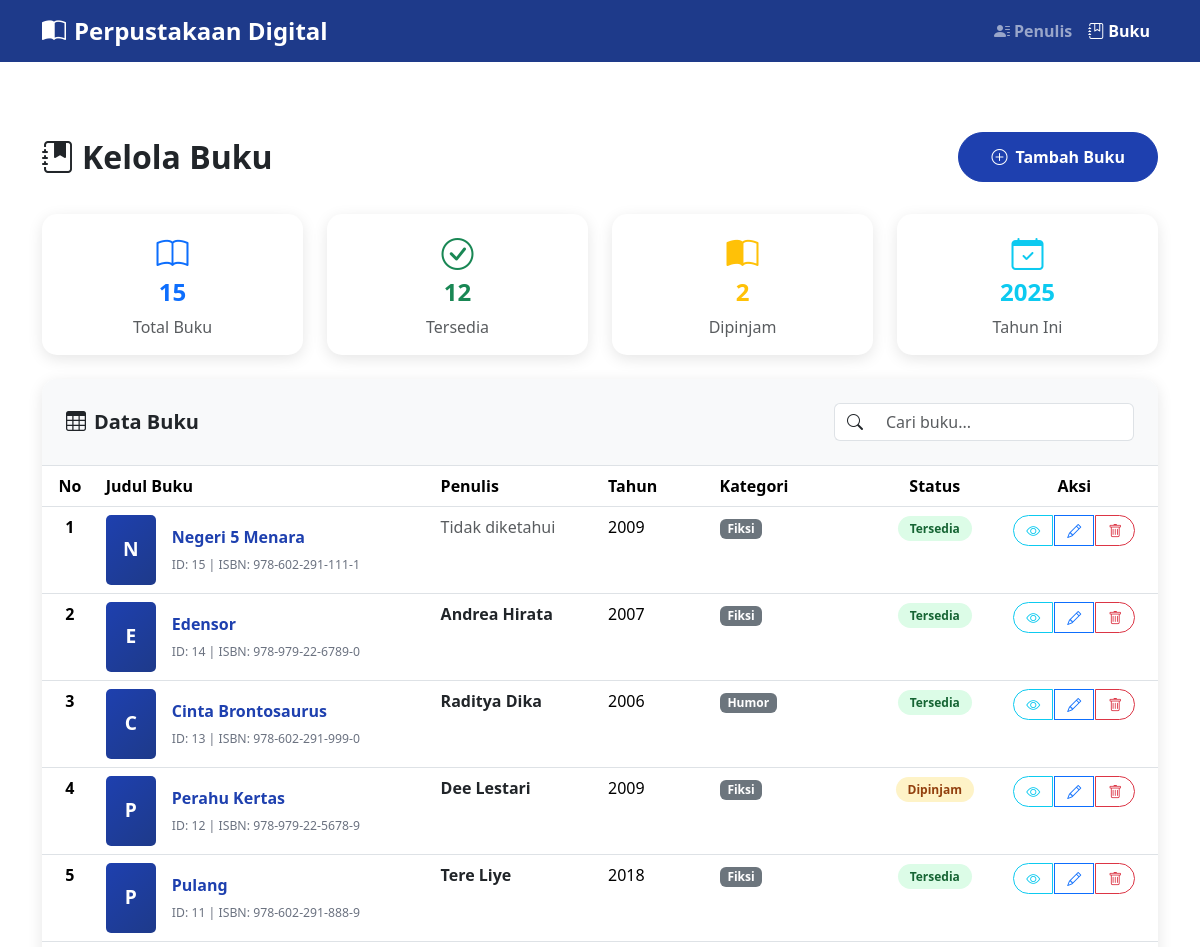
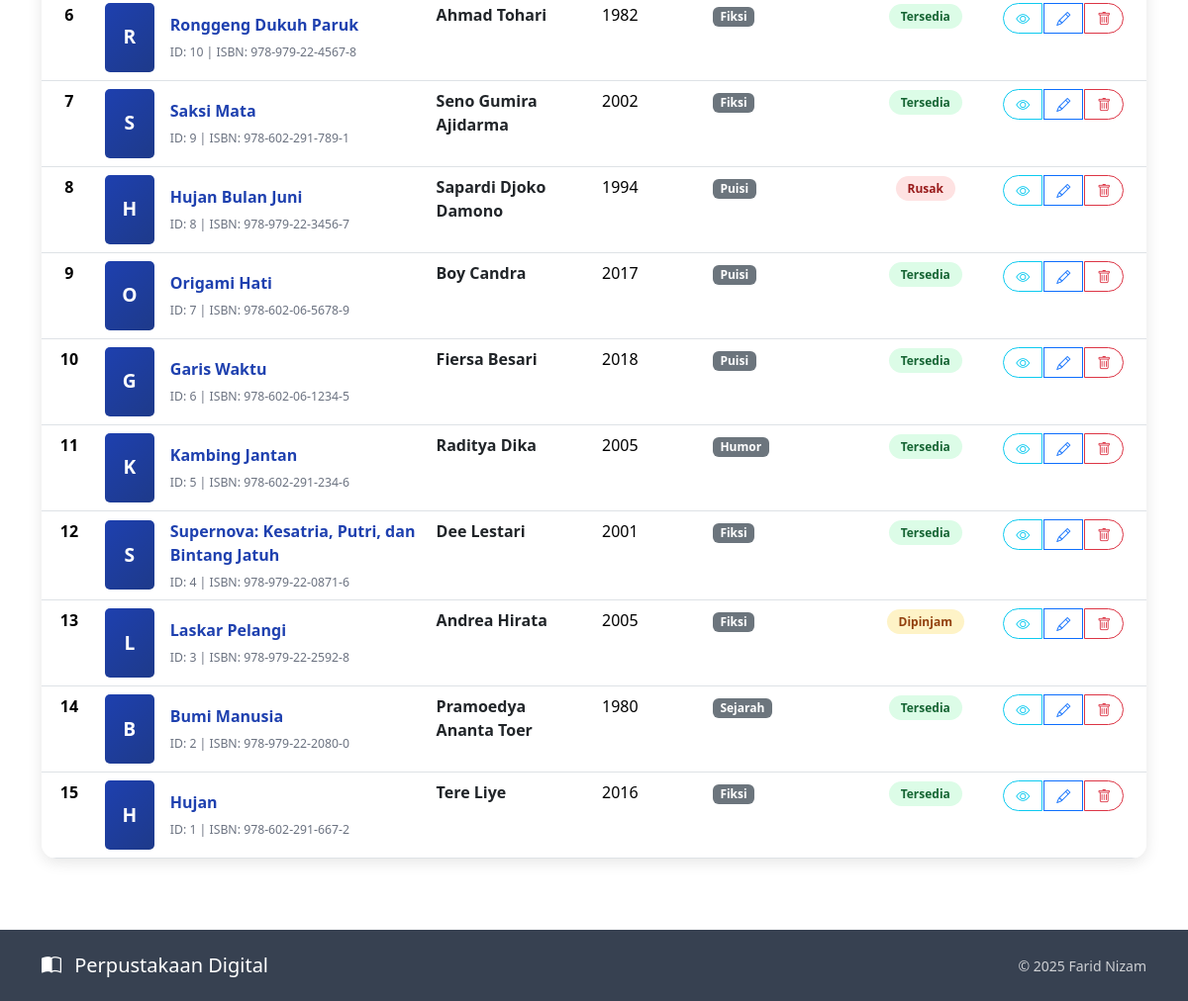
/buku/list.php, run on the app's committed database (2 pictures, top to bottom).
### tables this page shows
CREATE TABLE buku (
    id_buku INT NOT NULL AUTO_INCREMENT,
    judul VARCHAR(200) NOT NULL,
    id_penulis INT DEFAULT NULL,
    isbn VARCHAR(30) DEFAULT NULL,
    tahun_terbit INT DEFAULT NULL,
    kategori VARCHAR(50) DEFAULT NULL,
    penerbit VARCHAR(100) DEFAULT NULL,
    jumlah_halaman INT DEFAULT NULL,
    deskripsi TEXT DEFAULT NULL,
    status ENUM('tersedia','dipinjam','rusak') DEFAULT 'tersedia',
    created_at TIMESTAMP DEFAULT CURRENT_TIMESTAMP,
    updated_at TIMESTAMP DEFAULT CURRENT_TIMESTAMP ON UPDATE CURRENT_TIMESTAMP,
    PRIMARY KEY (id_buku),
    UNIQUE KEY uk_isbn (isbn),
    CONSTRAINT fk_buku_penulis FOREIGN KEY (id_penulis)
        REFERENCES penulis (id_penulis)
        ON DELETE SET NULL
        ON UPDATE CASCADE
);

CREATE TABLE penulis (
    id_penulis INT NOT NULL AUTO_INCREMENT,
    nama VARCHAR(100) NOT NULL,
    email VARCHAR(100) DEFAULT NULL,
    telepon VARCHAR(20) DEFAULT NULL,
    alamat TEXT DEFAULT NULL,
    created_at TIMESTAMP DEFAULT CURRENT_TIMESTAMP,
    updated_at TIMESTAMP DEFAULT CURRENT_TIMESTAMP ON UPDATE CURRENT_TIMESTAMP,
    PRIMARY KEY (id_penulis),
    UNIQUE KEY uk_email (email)
);

### config/site.php (called while the page is built)
<?php
$app_name = 'Perpustakaan Digital';
$author = 'Farid Nizam';

### buku/list.php (the view, shortened to what this page needs)
<?php
require '../config/site.php';
require '../config/koneksi.php';
$current_page = 'buku';
$base_url = '../';
try {
    $stmt = $conn->query("
        SELECT b.*, p.nama as nama_penulis
        FROM buku b
        LEFT JOIN penulis p ON b.id_penulis = p.id_penulis
        ORDER BY b.id_buku DESC
    ");
    $buku = $stmt->fetchAll(PDO::FETCH_ASSOC);
} catch (PDOException $e) {
    $buku = [];
    $error_message = "Error: " . $e->getMessage();
}
?>
<!DOCTYPE html>
<html lang="id">
<head>
    <?php include '../components/head.php'; ?>
    <link href="../style/main.css" rel="stylesheet">
</head>
<body>
    <?php include '../components/navbar.php'; ?>
    <div class="container main-content py-4">
        <div class="row align-items-center page-title">
            <div class="col-md-6">
                <h2 class="fw-bold mb-0 text-dark">
                    <i class="bi bi-journal-bookmark-fill me-2"></i>Kelola Buku
                </h2>
            </div>
            <div class="col-md-6 text-md-end">
                <a href="add.php" class="btn btn-add-main">
                    <i class="bi bi-plus-circle me-2"></i>Tambah Buku
                </a>
            </div>
        </div>
        <div class="row g-4 mb-4">
            <div class="col-md-3">
                <div class="card stat-card h-100">
                    <div class="card-body text-center">
                        <i class="bi bi-book text-primary mb-2" style="font-size: 2rem;"></i>
                        <h4 class="fw-bold text-primary"><?= count($buku) ?></h4>
                        <p class="text-muted mb-0">Total Buku</p>
                    </div>
                </div>
            </div>
            <div class="col-md-3">
                <div class="card stat-card h-100">
                    <div class="card-body text-center">
                        <i class="bi bi-check-circle text-success mb-2" style="font-size: 2rem;"></i>
                        <h4 class="fw-bold text-success">
                            <?= count(array_filter($buku, fn($b) => ($b['status'] ?? 'tersedia') == 'tersedia')) ?>
                        </h4>
                        <p class="text-muted mb-0">Tersedia</p>
                    </div>
                </div>
            </div>
            <div class="col-md-3">
                <div class="card stat-card h-100">
                    <div class="card-body text-center">
                        <i class="bi bi-book-half text-warning mb-2" style="font-size: 2rem;"></i>
                        <h4 class="fw-bold text-warning">
                            <?= count(array_filter($buku, fn($b) => ($b['status'] ?? 'tersedia') == 'dipinjam')) ?>
                        </h4>
                        <p class="text-muted mb-0">Dipinjam</p>
                    </div>
                </div>
            </div>
            <div class="col-md-3">
                <div class="card stat-card h-100">
                    <div class="card-body text-center">
                        <i class="bi bi-calendar-check text-info mb-2" style="font-size: 2rem;"></i>
                        <h4 class="fw-bold text-info"><?= date('Y') ?></h4>
                        <p class="text-muted mb-0">Tahun Ini</p>
                    </div>
                </div>
            </div>
        </div>
        <div class="table-container">
            <div class="p-4 border-bottom bg-light">
                <div class="row align-items-center">
                    <div class="col-md-6">
                        <h5 class="mb-0 fw-bold">
                            <i class="bi bi-table me-2"></i>Data Buku
                        </h5>
                    </div>
                    <div class="col-md-6 text-md-end">
                        <div class="input-group" style="max-width: 300px; margin-left: auto;">
                            <span class="input-group-text bg-white border-end-0">
                                <i class="bi bi-search"></i>
                            </span>
                            <input type="text" class="form-control border-start-0" placeholder="Cari buku..." id="searchInput">
                        </div>
                    </div>
                </div>
            </div>
            <?php if (empty($buku)): ?>
                <div class="empty-state">
                    <i class="bi bi-journal-x"></i>
                    <h4>Belum Ada Data Buku</h4>
                    <p>Mulai dengan menambahkan buku pertama ke dalam sistem perpustakaan Anda.</p>
                    <a href="add.php" class="btn btn-primary">
                        <i class="bi bi-plus-circle me-2"></i>Tambah Buku Pertama
                    </a>
                </div>
            <?php else: ?>
                <div class="table-responsive">
                    <table class="table table-hover mb-0" id="bukuTable">
                        <thead class="bg-primary text-white">
                            <tr>
                                <th width="5%" class="text-center">No</th>
                                <th width="30%">Judul Buku</th>
                                <th width="15%">Penulis</th>
                                <th width="10%">Tahun</th>
                                <th width="15%">Kategori</th>
                                <th width="10%" class="text-center">Status</th>
                                <th width="15%" class="text-center">Aksi</th>
                            </tr>
                        </thead>
                        <tbody>
                            <?php $no = 1;
                            foreach ($buku as $row): ?>
                                <tr>
                                    <td class="text-center fw-bold"><?= $no++ ?></td>
                                    <td>
                                        <div class="d-flex align-items-center">
                                            <div class="book-cover me-3">
                                                <?= strtoupper(substr($row['judul'], 0, 1)) ?>
                                            </div>
                                            <div class="book-info">
                                                <div class="book-title"><?= htmlspecialchars($row['judul']) ?></div>
                                                <div class="book-author">
                                                    <small>ID: <?= $row['id_buku'] ?> |
                                                        ISBN: <?= htmlspecialchars($row['isbn'] ?? '-') ?></small>
                                                </div>
                                            </div>
                                        </div>
                                    </td>
                                    <td>
                                        <?php if (!empty($row['nama_penulis'])): ?>
                                            <span class="text-dark fw-semibold"><?= htmlspecialchars($row['nama_penulis']) ?></span>
                                        <?php else: ?>
                                            <span class="text-muted">Tidak diketahui</span>
                                        <?php endif; ?>
                                    </td>
                                    <td>
                                        <?= !empty($row['tahun_terbit']) ? htmlspecialchars($row['tahun_terbit']) : '<span class="text-muted">-</span>' ?>
                                    </td>
                                    <td>
                                        <?php if (!empty($row['kategori'])): ?>
                                            <span class="badge bg-secondary"><?= htmlspecialchars($row['kategori']) ?></span>
                                        <?php else: ?>
                                            <span class="text-muted">-</span>
                                        <?php endif; ?>
                                    </td>
                                    <td class="text-center">
                                        <?php
                                        $status = $row['status'] ?? 'tersedia';
                                        $status_class = '';
                                        switch ($status) {
                                            case 'tersedia':
                                                $status_class = 'status-tersedia';
                                                $status_text = 'Tersedia';
                                                break;
                                            case 'dipinjam':
                                                $status_class = 'status-dipinjam';
                                                $status_text = 'Dipinjam';
                                                break;
                                            case 'rusak':
                                                $status_class = 'status-rusak';
                                                $status_text = 'Rusak';
                                                break;
                                        }
                                        ?>
                                        <span class="status-badge <?= $status_class ?>"><?= $status_text ?></span>
                                    </td>
                                    <td class="text-center">
                                        <div class="btn-group" role="group">
                                            <a href="view.php?id=<?= $row['id_buku'] ?>" class="btn btn-outline-info btn-action" title="Lihat Detail">
                                                <i class="bi bi-eye"></i>
                                            </a>
                                            <a href="edit.php?id=<?= $row['id_buku'] ?>" class="btn btn-outline-primary btn-action" title="Edit">
                                                <i class="bi bi-pencil"></i>
                                            </a>
                                            <button type="button" class="btn btn-outline-danger btn-action" title="Hapus"
                                                onclick="confirmDelete(<?= $row['id_buku'] ?>, '<?= htmlspecialchars($row['judul']) ?>')">
                                                <i class="bi bi-trash"></i>
                                            </button>
                                        </div>
                                    </td>
                                </tr>
                            <?php endforeach; ?>
                        </tbody>
                    </table>
                </div>
            <?php endif; ?>
        </div>
    </div>
    <?php include '../components/footer.php'; ?>
</body>
</html>

### components/head.php (shortened to what this page needs)
<link href="https://cdn.jsdelivr.net/npm/bootstrap@5.3.3/dist/css/bootstrap.min.css" rel="stylesheet">
<link href="https://cdn.jsdelivr.net/npm/bootstrap-icons@1.11.0/font/bootstrap-icons.css" rel="stylesheet">

### components/navbar.php (shortened to what this page needs)
<nav class="navbar navbar-expand-lg navbar-dark fixed-top navbar-custom">
    <div class="container">
        <a class="navbar-brand" href="<?= $base_url ?? '' ?>index.php">
            <i class="bi bi-book-half me-2"></i>Perpustakaan Digital
        </a>
        <div class="collapse navbar-collapse" id="navbarNav">
            <ul class="navbar-nav ms-auto">
                <li class="nav-item">
                    <a class="nav-link fw-semibold <?= ($current_page == 'penulis') ? 'active' : '' ?>" href="<?= $base_url ?? '' ?>penulis/list.php">
                        <i class="bi bi-person-lines-fill me-1"></i>Penulis
                    </a>
                </li>
                <li class="nav-item">
                    <a class="nav-link fw-semibold <?= ($current_page == 'buku') ? 'active' : '' ?>" href="<?= $base_url ?? '' ?>buku/list.php">
                        <i class="bi bi-journal-bookmark me-1"></i>Buku
                    </a>
                </li>
            </ul>
        </div>
    </div>
</nav>

### components/footer.php
<footer class="footer-modern py-4 mt-5">
    <div class="container">
        <div class="row align-items-center">
            <div class="col-md-6">
                <h5 class="mb-0">
                    <i class="bi bi-book-half me-2"></i> <?= $app_name ?>
                </h5>
            </div>
            <div class="col-md-6 text-md-end mt-3 mt-md-0">
                <small class="opacity-75">
                    © <?= date('Y'); ?> <?= $author ?>
                </small>
            </div>
        </div>
    </div>
</footer>

### style/main.css (style rules this page uses)
.navbar-brand { font-size: 1.5rem; font-weight: 700; }
.navbar-custom { background-color: #1e3a8a !important; backdrop-filter: blur(10px); }
.stat-card { background: #ffffff; border-radius: 15px; border: none; box-shadow: 0 4px 15px rgba(0, 0, 0, 0.1); }
.footer-modern { background-color: #374151; color: white; }

### buku/list.php (style rules this page uses)
.table-container { background: white; border-radius: 15px; box-shadow: 0 4px 15px rgba(0, 0, 0, 0.1); overflow: hidden; }
.btn-action { padding: 0.25rem 0.75rem; font-size: 0.875rem; border-radius: 20px; margin: 0 2px; }
.main-content { margin-top: 76px; }
.page-title { margin-bottom: 2rem; padding-top: 2rem; }
.btn-add-main { background-color: #1e40af; border-color: #1e40af; color: white; padding: 0.75rem 2rem; font-weight: 600; border-radius: 25px; transition: all 0.3s ease; }
.book-cover { width: 50px; height: 70px; background: linear-gradient(135deg, #1e40af 0%, #1e3a8a 100%); border-radius: 5px; display: flex; align-items: center; justify-content: center; color: white; font-size: 1.2rem; font-weight: bold; }
.book-info { flex: 1; }
.book-title { font-weight: 600; color: #1e40af; margin-bottom: 0.25rem; }
.book-author { color: #6b7280; font-size: 0.875rem; }
.status-badge { padding: 0.25rem 0.75rem; border-radius: 15px; font-size: 0.75rem; font-weight: 600; }
.status-tersedia { background-color: #dcfce7; color: #166534; }
.status-dipinjam { background-color: #fef3c7; color: #92400e; }
.status-rusak { background-color: #fee2e2; color: #991b1b; }

### data on the page
buku: judul "N", judul "Negeri 5 Menara", id_buku "15", isbn "978-602-291-111-1", shows "Tidak diketahui", tahun_terbit "2009", kategori "Fiksi", status "Tersedia"
buku: judul "E", judul "Edensor", id_buku "14", isbn "978-979-22-6789-0", id_penulis.nama "Andrea Hirata", tahun_terbit "2007", kategori "Fiksi", status "Tersedia"
buku: judul "C", judul "Cinta Brontosaurus", id_buku "13", isbn "978-602-291-999-0", id_penulis.nama "Raditya Dika", tahun_terbit "2006", kategori "Humor", status "Tersedia"
buku: judul "P", judul "Perahu Kertas", id_buku "12", isbn "978-979-22-5678-9", id_penulis.nama "Dee Lestari", tahun_terbit "2009", kategori "Fiksi", status "Dipinjam"
buku: judul "P", judul "Pulang", id_buku "11", isbn "978-602-291-888-9", id_penulis.nama "Tere Liye", tahun_terbit "2018", kategori "Fiksi", status "Tersedia"
buku: judul "R", judul "Ronggeng Dukuh Paruk", id_buku "10", isbn "978-979-22-4567-8", id_penulis.nama "Ahmad Tohari", tahun_terbit "1982", kategori "Fiksi", status "Tersedia"
buku: judul "S", judul "Saksi Mata", id_buku "9", isbn "978-602-291-789-1", id_penulis.nama "Seno Gumira Ajidarma", tahun_terbit "2002", kategori "Fiksi", status "Tersedia"
buku: judul "H", judul "Hujan Bulan Juni", id_buku "8", isbn "978-979-22-3456-7", id_penulis.nama "Sapardi Djoko Damono", tahun_terbit "1994", kategori "Puisi", status "Rusak"
buku: judul "O", judul "Origami Hati", id_buku "7", isbn "978-602-06-5678-9", id_penulis.nama "Boy Candra", tahun_terbit "2017", kategori "Puisi", status "Tersedia"
buku: judul "G", judul "Garis Waktu", id_buku "6", isbn "978-602-06-1234-5", id_penulis.nama "Fiersa Besari", tahun_terbit "2018", kategori "Puisi", status "Tersedia"
buku: judul "K", judul "Kambing Jantan", id_buku "5", isbn "978-602-291-234-6", id_penulis.nama "Raditya Dika", tahun_terbit "2005", kategori "Humor", status "Tersedia"
buku: judul "S", judul "Supernova: Kesatria, Putri, dan Bintang Jatuh", id_buku "4", isbn "978-979-22-0871-6", id_penulis.nama "Dee Lestari", tahun_terbit "2001", kategori "Fiksi", status "Tersedia"
buku: judul "L", judul "Laskar Pelangi", id_buku "3", isbn "978-979-22-2592-8", id_penulis.nama "Andrea Hirata", tahun_terbit "2005", kategori "Fiksi", status "Dipinjam"
buku: judul "B", judul "Bumi Manusia", id_buku "2", isbn "978-979-22-2080-0", id_penulis.nama "Pramoedya Ananta Toer", tahun_terbit "1980", kategori "Sejarah", status "Tersedia"
buku: judul "H", judul "Hujan", id_buku "1", isbn "978-602-291-667-2", id_penulis.nama "Tere Liye", tahun_terbit "2016", kategori "Fiksi", status "Tersedia"

### other printed values
count($buku) "15"
$app_name "Perpustakaan Digital"
$author "Farid Nizam"
